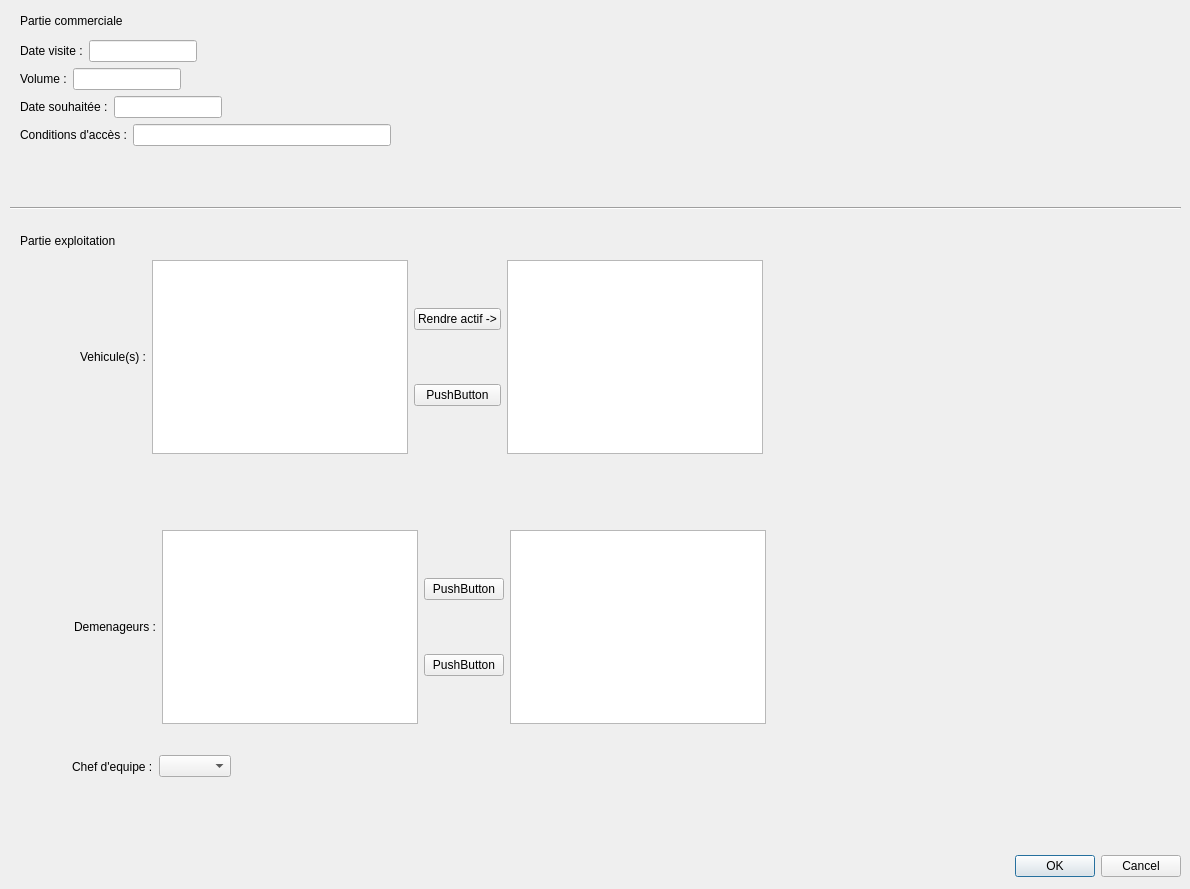
<?xml version="1.0" encoding="UTF-8"?>
<ui version="4.0">
 <class>DialogGestionDemenagementCreer</class>
 <widget class="QDialog" name="DialogGestionDemenagementCreer">
  <property name="geometry">
   <rect>
    <x>0</x>
    <y>0</y>
    <width>1190</width>
    <height>889</height>
   </rect>
  </property>
  <property name="windowTitle">
   <string>Dialog</string>
  </property>
  <widget class="QDialogButtonBox" name="buttonBox">
   <property name="geometry">
    <rect>
     <x>840</x>
     <y>850</y>
     <width>341</width>
     <height>32</height>
    </rect>
   </property>
   <property name="orientation">
    <enum>Qt::Horizontal</enum>
   </property>
   <property name="standardButtons">
    <set>QDialogButtonBox::Cancel|QDialogButtonBox::Ok</set>
   </property>
  </widget>
  <widget class="QLabel" name="label">
   <property name="geometry">
    <rect>
     <x>20</x>
     <y>10</y>
     <width>131</width>
     <height>21</height>
    </rect>
   </property>
   <property name="text">
    <string>Partie commerciale</string>
   </property>
  </widget>
  <widget class="Line" name="line">
   <property name="geometry">
    <rect>
     <x>10</x>
     <y>200</y>
     <width>1171</width>
     <height>16</height>
    </rect>
   </property>
   <property name="orientation">
    <enum>Qt::Horizontal</enum>
   </property>
  </widget>
  <widget class="QLabel" name="label_6">
   <property name="geometry">
    <rect>
     <x>20</x>
     <y>230</y>
     <width>121</width>
     <height>21</height>
    </rect>
   </property>
   <property name="text">
    <string>Partie exploitation </string>
   </property>
  </widget>
  <widget class="QWidget" name="">
   <property name="geometry">
    <rect>
     <x>20</x>
     <y>40</y>
     <width>371</width>
     <height>152</height>
    </rect>
   </property>
   <layout class="QFormLayout" name="formLayout_5">
    <item row="0" column="0">
     <layout class="QFormLayout" name="formLayout">
      <item row="0" column="0">
       <widget class="QLabel" name="label_2">
        <property name="text">
         <string>Date visite :</string>
        </property>
       </widget>
      </item>
      <item row="0" column="1">
       <widget class="QLineEdit" name="lineEdit"/>
      </item>
     </layout>
    </item>
    <item row="1" column="0">
     <layout class="QFormLayout" name="formLayout_2">
      <item row="0" column="0">
       <widget class="QLabel" name="label_3">
        <property name="text">
         <string>Volume :</string>
        </property>
       </widget>
      </item>
      <item row="0" column="1">
       <widget class="QLineEdit" name="lineEdit_2"/>
      </item>
     </layout>
    </item>
    <item row="2" column="0">
     <layout class="QFormLayout" name="formLayout_3">
      <item row="0" column="0">
       <widget class="QLabel" name="label_4">
        <property name="text">
         <string>Date souhaitée :</string>
        </property>
       </widget>
      </item>
      <item row="0" column="1">
       <widget class="QLineEdit" name="lineEdit_3"/>
      </item>
     </layout>
    </item>
    <item row="3" column="0" colspan="2">
     <layout class="QFormLayout" name="formLayout_4">
      <item row="0" column="0">
       <widget class="QLabel" name="label_5">
        <property name="text">
         <string>Conditions d'accès :</string>
        </property>
       </widget>
      </item>
      <item row="0" column="1">
       <widget class="QLineEdit" name="lineEdit_4"/>
      </item>
     </layout>
    </item>
   </layout>
  </widget>
  <widget class="QWidget" name="">
   <property name="geometry">
    <rect>
     <x>20</x>
     <y>260</y>
     <width>803</width>
     <height>194</height>
    </rect>
   </property>
   <layout class="QHBoxLayout" name="horizontalLayout">
    <item>
     <spacer name="horizontalSpacer_3">
      <property name="orientation">
       <enum>Qt::Horizontal</enum>
      </property>
      <property name="sizeHint" stdset="0">
       <size>
        <width>40</width>
        <height>20</height>
       </size>
      </property>
     </spacer>
    </item>
    <item>
     <widget class="QLabel" name="label_7">
      <property name="text">
       <string>Vehicule(s) :</string>
      </property>
     </widget>
    </item>
    <item>
     <widget class="QListView" name="listView"/>
    </item>
    <item>
     <layout class="QVBoxLayout" name="verticalLayout">
      <item>
       <widget class="QPushButton" name="pushButton">
        <property name="text">
         <string>Rendre actif -&gt;</string>
        </property>
       </widget>
      </item>
      <item>
       <widget class="QPushButton" name="pushButton_2">
        <property name="text">
         <string>PushButton</string>
        </property>
       </widget>
      </item>
     </layout>
    </item>
    <item>
     <widget class="QListView" name="listView_2"/>
    </item>
    <item>
     <spacer name="horizontalSpacer_4">
      <property name="orientation">
       <enum>Qt::Horizontal</enum>
      </property>
      <property name="sizeHint" stdset="0">
       <size>
        <width>40</width>
        <height>20</height>
       </size>
      </property>
     </spacer>
    </item>
   </layout>
  </widget>
  <widget class="QWidget" name="">
   <property name="geometry">
    <rect>
     <x>10</x>
     <y>530</y>
     <width>819</width>
     <height>194</height>
    </rect>
   </property>
   <layout class="QHBoxLayout" name="horizontalLayout_2">
    <item>
     <spacer name="horizontalSpacer_5">
      <property name="orientation">
       <enum>Qt::Horizontal</enum>
      </property>
      <property name="sizeHint" stdset="0">
       <size>
        <width>40</width>
        <height>20</height>
       </size>
      </property>
     </spacer>
    </item>
    <item>
     <widget class="QLabel" name="label_8">
      <property name="text">
       <string>Demenageurs :</string>
      </property>
     </widget>
    </item>
    <item>
     <widget class="QListView" name="listView_3"/>
    </item>
    <item>
     <layout class="QVBoxLayout" name="verticalLayout_2">
      <item>
       <widget class="QPushButton" name="pushButton_3">
        <property name="text">
         <string>PushButton</string>
        </property>
       </widget>
      </item>
      <item>
       <widget class="QPushButton" name="pushButton_4">
        <property name="text">
         <string>PushButton</string>
        </property>
       </widget>
      </item>
     </layout>
    </item>
    <item>
     <widget class="QListView" name="listView_4"/>
    </item>
    <item>
     <spacer name="horizontalSpacer_6">
      <property name="orientation">
       <enum>Qt::Horizontal</enum>
      </property>
      <property name="sizeHint" stdset="0">
       <size>
        <width>40</width>
        <height>20</height>
       </size>
      </property>
     </spacer>
    </item>
   </layout>
  </widget>
  <widget class="QWidget" name="">
   <property name="geometry">
    <rect>
     <x>10</x>
     <y>750</y>
     <width>282</width>
     <height>33</height>
    </rect>
   </property>
   <layout class="QHBoxLayout" name="horizontalLayout_3">
    <item>
     <spacer name="horizontalSpacer">
      <property name="orientation">
       <enum>Qt::Horizontal</enum>
      </property>
      <property name="sizeHint" stdset="0">
       <size>
        <width>40</width>
        <height>20</height>
       </size>
      </property>
     </spacer>
    </item>
    <item>
     <widget class="QLabel" name="label_9">
      <property name="text">
       <string>Chef d'equipe :</string>
      </property>
     </widget>
    </item>
    <item>
     <widget class="QComboBox" name="comboBox"/>
    </item>
    <item>
     <spacer name="horizontalSpacer_2">
      <property name="orientation">
       <enum>Qt::Horizontal</enum>
      </property>
      <property name="sizeHint" stdset="0">
       <size>
        <width>40</width>
        <height>20</height>
       </size>
      </property>
     </spacer>
    </item>
   </layout>
  </widget>
 </widget>
 <resources/>
 <connections>
  <connection>
   <sender>buttonBox</sender>
   <signal>accepted()</signal>
   <receiver>DialogGestionDemenagementCreer</receiver>
   <slot>accept()</slot>
   <hints>
    <hint type="sourcelabel">
     <x>248</x>
     <y>254</y>
    </hint>
    <hint type="destinationlabel">
     <x>157</x>
     <y>274</y>
    </hint>
   </hints>
  </connection>
  <connection>
   <sender>buttonBox</sender>
   <signal>rejected()</signal>
   <receiver>DialogGestionDemenagementCreer</receiver>
   <slot>reject()</slot>
   <hints>
    <hint type="sourcelabel">
     <x>316</x>
     <y>260</y>
    </hint>
    <hint type="destinationlabel">
     <x>286</x>
     <y>274</y>
    </hint>
   </hints>
  </connection>
 </connections>
</ui>
